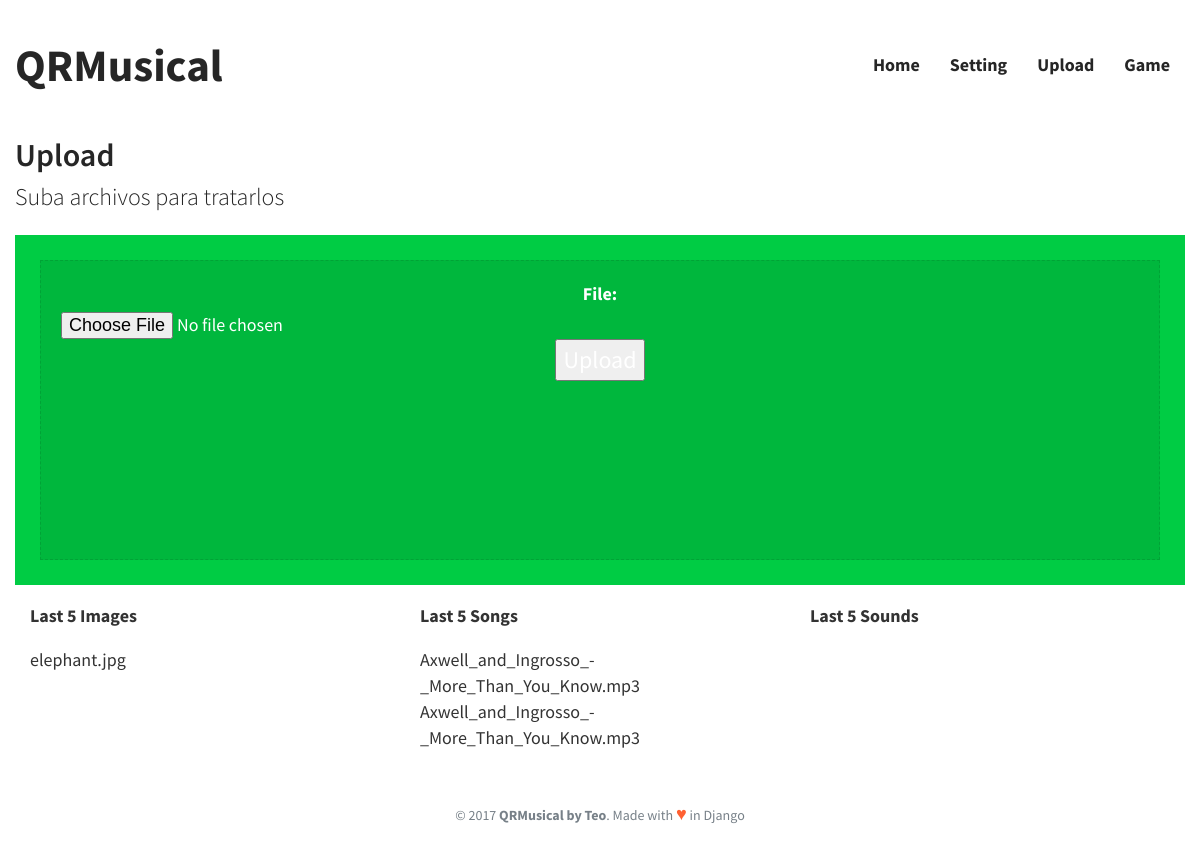
/upload/, run on an earlier commit of the app's database.
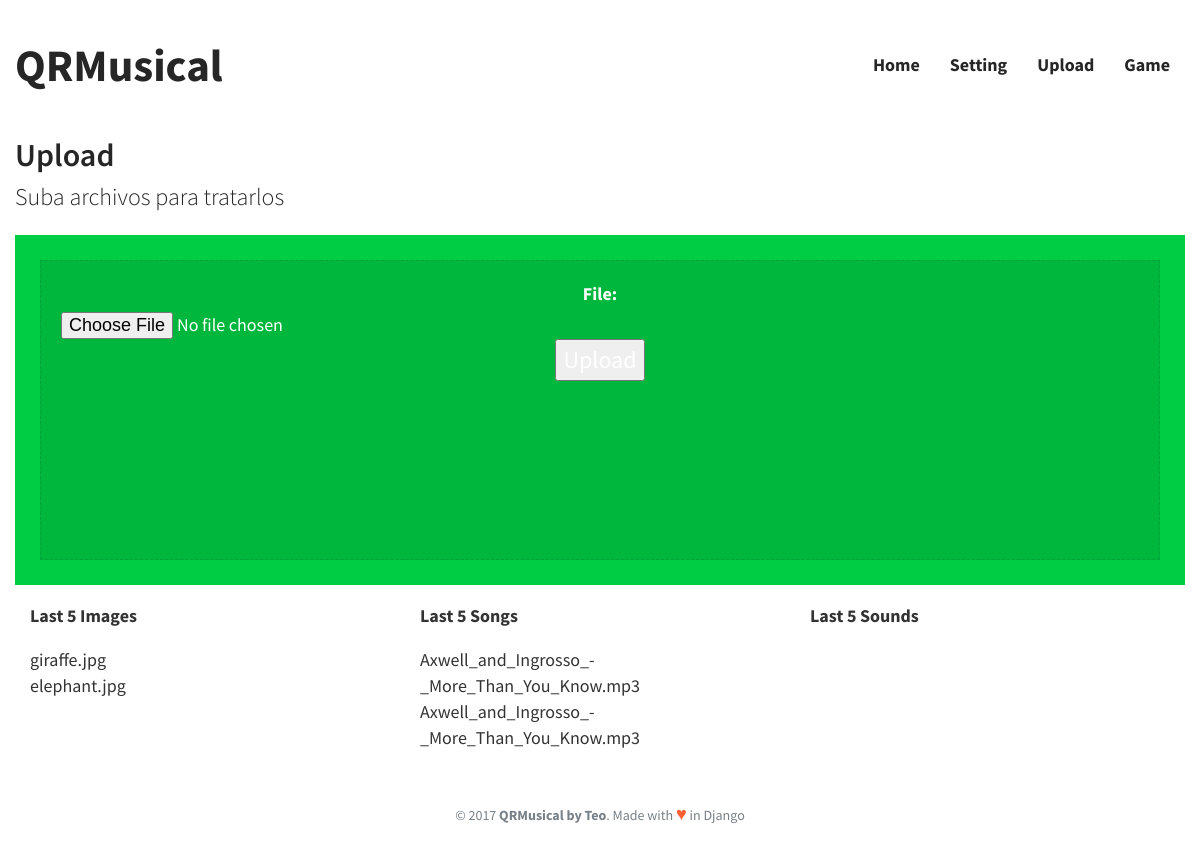
And on a later commit of the database.
### appQRMusical/models.py (models this page shows)
class File(models.Model):
    FILE_TYPES = (
        ('mp3', 'Song'),
        ('ogg', 'Sound'),
        ('jpg', 'Image'),
    )
    id = models.AutoField(primary_key=True)
    file = models.FileField(upload_to=directory_to_upload)
    filename = models.CharField(max_length=128, blank=True, null=True)
    filetype = models.CharField(max_length=3, choices=FILE_TYPES, blank=True)
    upload_date = models.DateTimeField(auto_now_add=True)
    def __str__(self):
        return self.filename

### appQRMusical/views.py (the view)
# urls.py: url(r'^upload/$', views.upload, name ='upload'),
def upload(request):
	images_list = File.objects.order_by('-upload_date').filter(filetype="jpg")[:5]
	songs_list  = File.objects.order_by('-upload_date').filter(filetype="mp3")[:5]
	sounds_list = File.objects.order_by('-upload_date').filter(filetype="ogg")[:5]
	if request.method == 'POST':
		form = FileForm(request.POST, request.FILES)
		if form.is_valid():
			file_up = File()
			file_up.file = request.FILES['file']
			file_up.filename = request.FILES['file'].name
			name, ext = file_up.filename.rsplit('.', 1)
			file_up.filetype = ext
			file_up.save()
			return redirect('upload')
	else:
		form = FileForm()
	return render(request, 'upload.html', {
		'form'          : form,
		'images_list'   : images_list,
		'songs_list'    : songs_list,
		'sounds_list'   : sounds_list
	})

### appQRMusical/forms.py
class FileForm(forms.ModelForm):
    class Meta:
        model = File
        fields = ('file', )

### appQRMusical/templatetags/zbar_extras.py (called while the page is built)
@register.simple_tag
def stop_cam():
	print("Stop Cam")
	if global_vars.zbar_status != None:
		os.system("ps -A | grep zbar| awk '{print $1}' | xargs kill -9 $1")
		global_vars.zbar_status = None
		global_vars.message = 'Get close QR code to cam'
		global_vars.cam = 1

### appQRMusical/templates/upload.html (shortened to what this page needs)
{% extends "common_template.html" %}
{% block activate_upload %} class="active" {% endblock %}
{% block content %}
<div class="container">
    <div class="row">
        <h1>Upload</h1>
        <h2>Suba archivos para tratarlos</h2>
		<div class="col-sm-12 QRM_box QRM_green">
			<div class="QRM_box_in">
				<form method="post" enctype="multipart/form-data">
					{{ form.as_p }}
					<button type="submit">Upload</button>
				</form>
			</div>
		</div>
		<div class="col-sm-4">
			<h5>Last 5 Images</h5>
			{% for img in images_list %}
				<p>{{ img }}</p>
			{% endfor %}
		</div>
		<div class="col-sm-4">
			<h5>Last 5 Songs</h5>
			{% for son in songs_list %}
				<p>{{ son }}</p>
			{% endfor %}
		</div>
		<div class="col-sm-4">
			<h5>Last 5 Sounds</h5>
		</div>
	</div>
</div>
{% endblock content %}

What changed in the data, as far as the page shows it:
added File: filename "giraffe.jpg", shown under "Last 5 Images"
